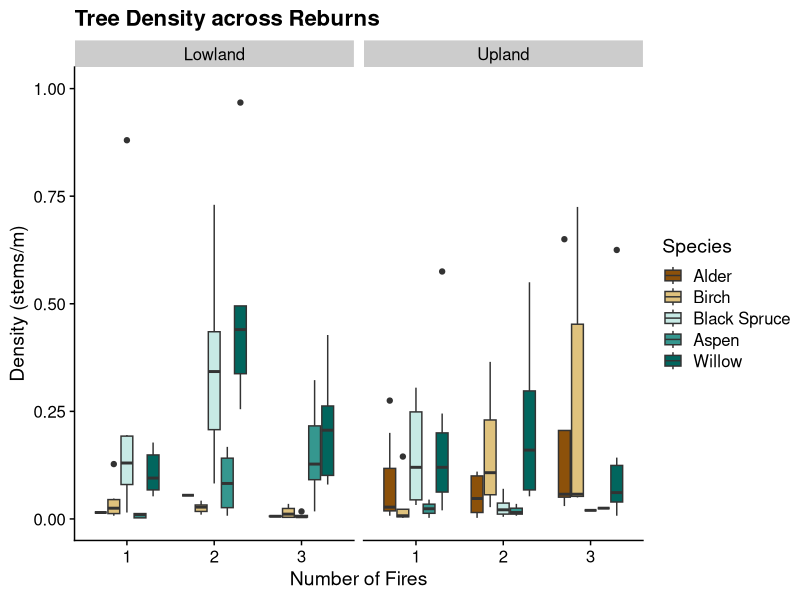

Here is the R script that generated this plot:
# Figure X - used in presentations
# tree density

library(tidyverse)
library(cowplot)
library(here)
theme_set(theme_cowplot())
options(scipen = 9999)

dens <- read.csv(here("data/dbh_unclump.csv"), stringsAsFactors = F)

dens$SITE[dens$SITE == "DALTON"] <- "Upland"
dens$SITE[dens$SITE == "STEESE"] <- "Lowland"

dens$EXP_FACT <- 400

dens$EXP_FACT[dens$PLOT == "32_2"] <- 200
dens$EXP_FACT[dens$PLOT == "32_9"] <- 200
dens$EXP_FACT[dens$PLOT == "48_1"] <- 200
dens$EXP_FACT[dens$PLOT == "56_2"] <- 200
dens$EXP_FACT[dens$PLOT == "7_3"] <- 40
dens$EXP_FACT[dens$PLOT == "12_1"] <- 40
dens$EXP_FACT[dens$PLOT == "50_1"] <- 40
dens$EXP_FACT[dens$PLOT == "34_2"] <- 200

dens_plot <- dens %>%
  filter(CANOPY > 0) %>%
  group_by(SITE, TREAT, PLOT, SPP) %>%
  summarise(COUNT_PLOT = n(), EXP_FACT = min(EXP_FACT))

dens_plot$COUNT_M <- dens_plot$COUNT_PLOT / dens_plot$EXP_FACT

dens_plot %>%
  filter(TREAT > 0) %>%
  filter(SPP != "ARCTO") %>%
  filter(SPP != "PIGL") %>%
  filter(SPP != "POBA") %>%
  ggplot(aes(x = as.factor(TREAT), y = COUNT_M, fill = SPP)) + 
  geom_boxplot()  + ylim(0,1) + 
  labs(x = "Number of Fires", y = "Density (stems/m)", 
       title = "Tree Density across Reburns") + 
scale_fill_manual(values = c("#8c510a",  "#dfc27d",
                             "#c7eae5", "#35978f", "#01665e"),
                  name = "Species",
                  labels = c("Alder",  "Birch",
                             "Black Spruce",
                             "Aspen", "Willow")) + 
  facet_wrap(~SITE)

# averages ########################
dens_plot %>%
  group_by(SITE, TREAT) %>%
  summarise(mean(COUNT_M))
